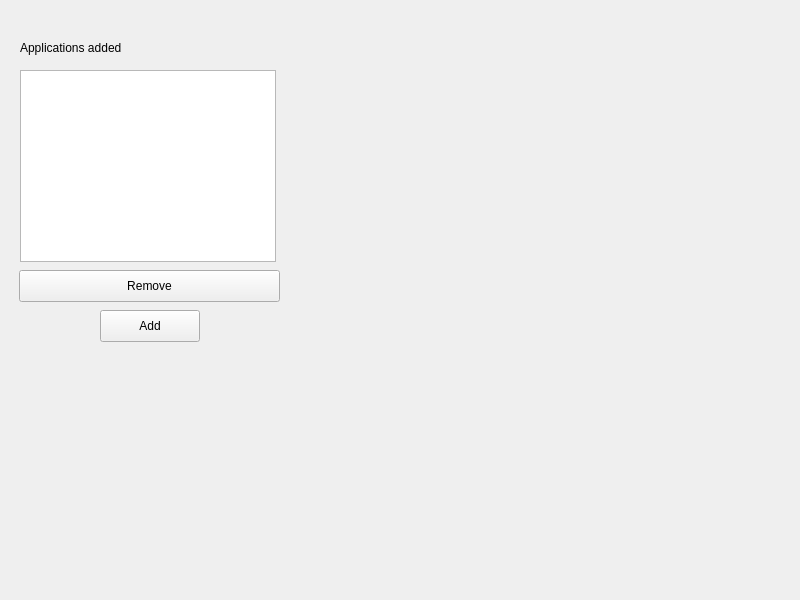
<?xml version="1.0" encoding="UTF-8"?>
<ui version="4.0">
 <class>MainWindow</class>
 <widget class="QWidget" name="MainWindow">
  <property name="geometry">
   <rect>
    <x>0</x>
    <y>0</y>
    <width>800</width>
    <height>600</height>
   </rect>
  </property>
  <property name="font">
   <font>
    <family>Helvetica Neue</family>
   </font>
  </property>
  <property name="windowTitle">
   <string>MainWindow</string>
  </property>
  <widget class="QLabel" name="list_label">
   <property name="geometry">
    <rect>
     <x>20</x>
     <y>40</y>
     <width>121</width>
     <height>16</height>
    </rect>
   </property>
   <property name="text">
    <string>Applications added</string>
   </property>
  </widget>
  <widget class="QPushButton" name="btn_add">
   <property name="geometry">
    <rect>
     <x>100</x>
     <y>310</y>
     <width>100</width>
     <height>32</height>
    </rect>
   </property>
   <property name="text">
    <string>Add</string>
   </property>
  </widget>
  <widget class="QPushButton" name="btn_remove">
   <property name="geometry">
    <rect>
     <x>19</x>
     <y>270</y>
     <width>261</width>
     <height>32</height>
    </rect>
   </property>
   <property name="text">
    <string>Remove</string>
   </property>
  </widget>
  <widget class="QTableView" name="tableView">
   <property name="geometry">
    <rect>
     <x>20</x>
     <y>70</y>
     <width>256</width>
     <height>192</height>
    </rect>
   </property>
  </widget>
 </widget>
 <resources/>
 <connections/>
</ui>
